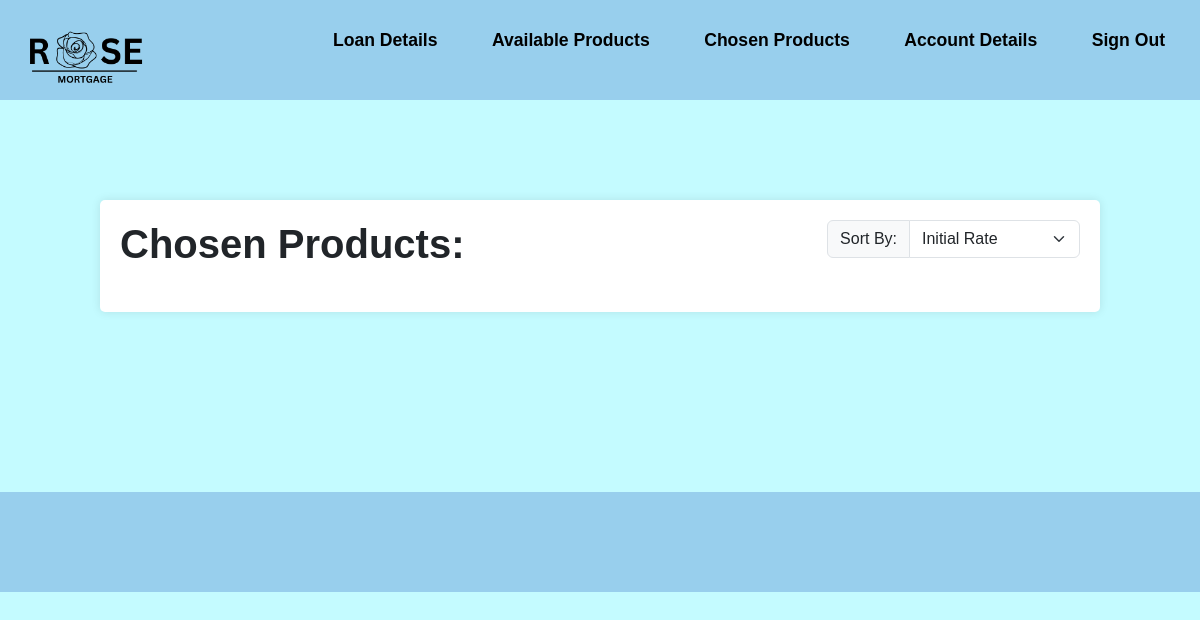
The page /MemberChosenProducts.php (signed in) on the database as committed earlier.
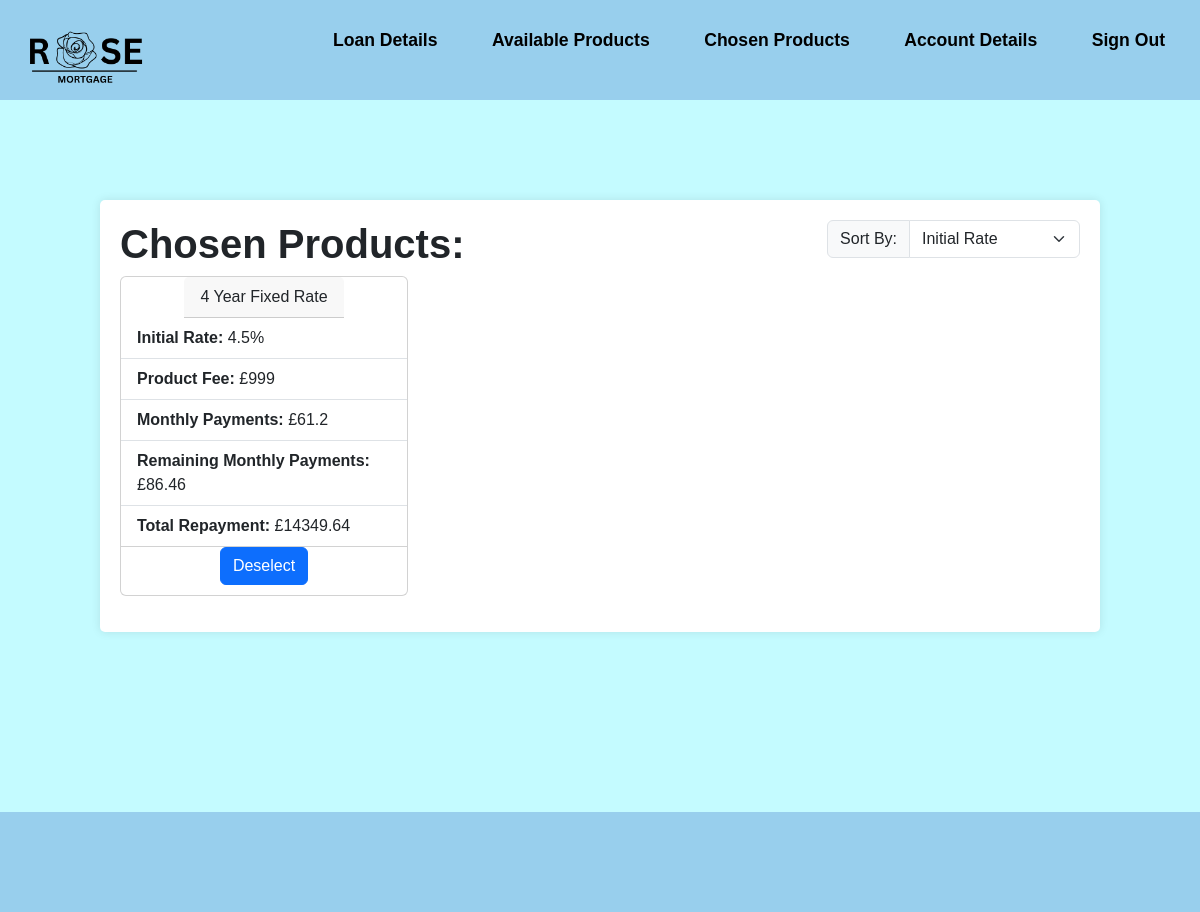
The same page on the database as committed later.
### tables this page shows
CREATE TABLE "Quote" (
	"Quote_ID"	INTEGER NOT NULL,
	"Product_ID"	INTEGER NOT NULL,
	"RegisteredUser_ID"	INTEGER NOT NULL,
	"product_starred"	INTEGER NOT NULL,
	FOREIGN KEY("Quote_ID") REFERENCES "Quote"("Quote_ID"),
	FOREIGN KEY("RegisteredUser_ID") REFERENCES "RegisteredUser"("RegisteredUser_ID"),
	FOREIGN KEY("Product_ID") REFERENCES "Product"("Product_ID"),
	PRIMARY KEY("Quote_ID" AUTOINCREMENT)
);

CREATE TABLE "Product" (
	"Product_ID"	INTEGER NOT NULL,
	"Broker_ID"	INTEGER NOT NULL,
	"YearRate"	INTEGER NOT NULL,
	"ProductType"	TEXT NOT NULL,
	"expected_income"	INTEGER NOT NULL,
	"expected_credit_score"	INTEGER NOT NULL,
	"initial_interest_rate"	REAL NOT NULL,
	"ProductFee"	INTEGER NOT NULL,
	"ltv_ratio"	REAL NOT NULL,
	"aDraft"	INTEGER NOT NULL,
	PRIMARY KEY("Product_ID" AUTOINCREMENT),
	FOREIGN KEY("Broker_ID") REFERENCES "Broker"("Broker_ID")
);

CREATE TABLE "financialdetails" (
	"financial_ID"	INTEGER,
	"RegisteredUser_ID"	INTEGER NOT NULL,
	"annual_income"	INTEGER NOT NULL,
	"additional_income_amount"	INTEGER NOT NULL,
	"total_balance"	INTEGER NOT NULL,
	"other_commitments"	TEXT NOT NULL,
	"monthly_spending_amounts"	INTEGER NOT NULL,
	"credit_score"	TEXT NOT NULL,
	"mortgage_reason"	TEXT NOT NULL,
	"estimated_property_value"	INTEGER NOT NULL,
	"borrow_amount"	INTEGER NOT NULL,
	"mortgage_term"	INTEGER NOT NULL,
	"user_ltv"	INTEGER,
	FOREIGN KEY("RegisteredUser_ID") REFERENCES "RegisteredUser"("RegisteredUser_ID"),
	PRIMARY KEY("financial_ID" AUTOINCREMENT)
);

### MemberChosenProducts.php (the view, shortened to what this page needs)
<?php
require_once 'connection.php';
$RegisteredUser_ID = $_SESSION['RegisteredUser_ID'];
$sql = "SELECT *
        FROM Quote
        LEFT JOIN RegisteredUser ON (Quote.RegisteredUser_ID = RegisteredUser.RegisteredUser_ID)
        LEFT JOIN Product ON (Quote.Product_ID = Product.Product_ID)
        LEFT JOIN financialdetails ON (financialdetails.RegisteredUser_ID = RegisteredUser.RegisteredUser_ID)
        WHERE product_starred = 1
        AND RegisteredUser.RegisteredUser_ID = :registered_user_id
        ";
$sortingOption = isset($_GET['sort']) ? $_GET['sort'] : '1';
if($sortingOption == '1'){
    $sql .= "ORDER BY Product.initial_interest_rate DESC";
   } else if ($sortingOption == '2'){
    $sql .= "ORDER BY Product.YearRate DESC";
    } else if ($sortingOption == '3'){
    $sql .= "ORDER BY Product.YearRate DESC";
    }
$statement = $db->query($sql);
$statement->bindParam(':registered_user_id', $RegisteredUser_ID);
$statement->execute();
?>
<!DOCTYPE html>
<html lang="en">
<head>
    <link rel="stylesheet"
        href="https://cdn.jsdelivr.net/npm/bootstrap@5.3.2/dist/css/bootstrap.min.css"
>
    <link rel="stylesheet" href="css/style.css">
</head>
<body>
    <header class="flex-container">
        <a href="MemberViewProducts.php"> <img src="Assets/logo.png" alt="Rose Mortgage"> </a>
        <div>
            <ul class="nav-links">
                <li><a href="Loan-details.php">Loan Details</a></li>
                <li><a href="MemberViewProducts.php">Available Products</a></li>
                <li><a href="MemberChosenProducts.php">Chosen Products</a></li>
                <li><a href="MemberAccountDetails.php">Account Details</a></li>
                <li><a href="home.php">Sign Out</a></li>
            </ul>
        </div>
    </header>
    <div class="largecontainer">
        <div class="flex-container">
            <div>
                <h1><b>Chosen Products:</b></h1>
            </div>
            <div>
                <div class="input-group mb-3">
                    <label class="input-group-text" for="inputGroupSelect01">Sort By:</label>
                    <select class="form-select" id="inputGroupSelect01" onchange="sortProducts()">
                        <option value="1"<?php echo ($sortingOption == '1')? 'selected' : '';?>>Initial Rate</option>
                    </select>
                </div>
            </div>
        </div>
        <div class="flex-table">
            <?php while ($row = $statement->fetch(PDO::FETCH_ASSOC)) {
                $initialmonthlyInterestRate = $row["initial_interest_rate"] / 100/ 12;
                $initialmonths = $row["mortgage_term"]*12;
                $initialmonthlyPayments = $row["borrow_amount"] * (($initialmonthlyInterestRate * pow((1 + $initialmonthlyInterestRate), $initialmonths)) / (pow((1 + $initialmonthlyInterestRate), $initialmonths) - 1));
                $initialrounded = round($initialmonthlyPayments,2);
                if ($row["ProductType"] = "Fixed Rate") {
                    $remainingmonthlyInterestRate = 7.5/100/12;
                    $remainingmonths = ($row["mortgage_term"] - $row["YearRate"]) * 12;
                    $remainingamount = ($row["borrow_amount"] - ($row["YearRate"] * $initialmonthlyPayments));
                    $remainingmonthlyPayments = $remainingamount * (($remainingmonthlyInterestRate * pow((1 + $remainingmonthlyInterestRate), $remainingmonths)) / (pow((1 + $remainingmonthlyInterestRate), $remainingmonths) - 1));
                    $remainingrounded = round($remainingmonthlyPayments,2);
                }
                $totalpayment = (($row["YearRate"]*12)*$initialmonthlyPayments) + ((($row["mortgage_term"]-$row["YearRate"])*12)*$remainingmonthlyPayments);
                $totalrounded = round($totalpayment,2);
                ?>
                <div class="card" style="width: 18rem;">
                    <div class="card-header">
                        <?php echo $row["YearRate"] . " Year " . $row["ProductType"]; ?>
                    </div>
                    <ul class="list-group list-group-flush">
                        <li class="list-group-item"><b>Initial Rate: </b><?php echo $row["initial_interest_rate"]; ?>%</li>
                        <li class="list-group-item"><b>Product Fee: </b><?php echo $row["ProductFee"]; ?></li>
                        <li class="list-group-item"><b>Monthly Payments: </b>£<?php echo $initialrounded; ?></li>
                        <li class="list-group-item"><b>Remaining Monthly Payments: </b>£<?php echo $remainingrounded; ?></li>
                        <li class="list-group-item"><b>Total Repayment: </b>£<?php echo $totalrounded; ?></li>
                    </ul>
                    <form method="post" action="">
                        <button type="submit" name="deselect" class="btn btn-primary">Deselect</button>
                    </form>
                </div>
            <?php } ?>
        </div>
    </div>
    <footer>
    </footer>
</body>
</html>

### css/style.css (style rules this page uses)
* { margin: 0; padding: 0; text-decoration: none; font-family: Arial, Helvetica, sans-serif; box-sizing: border-box; list-style: none; }
a { color: #000; text-decoration: none; }
header { background-color: #98CFED; padding: 10px; color: black; height: 100px; width: 100%; top: 0; display: flex; justify-content: flex-start; align-items: center; z-index: 1000; }
.nav-links li { display: inline-block; position: relative; margin: 0 25px; }
.nav-links li a { font-weight: bold; font-size: 1.1rem; text-decoration: none; color: black; }
.nav-links li::after { content: ''; width: 0%; height: 2px; background: #000; display: block; margin: auto; position: absolute; top: 100%; left: 50%; transform: translate(-50%); transition: 0.7s; }
header img { width: 150px; height: auto; }
body { background-color: #c4fbff; display: flex; flex-direction: column; min-height: 100vh; }
input[type="number"], button { width: 100%; padding: 10px; margin-bottom: 10px; border-radius: 3px; border: 1px solid #ccc; }
button { background-color: #007BFF; color: #fff; cursor: pointer; }
.card { height: 100%; display: flex; justify-content: center; align-items: center; }
ul { flex: 1; margin-bottom: 20px; }
ul li { list-style-type: disc; }
.largecontainer { width: 1000px; margin: 100px auto 80px; padding: 20px; background-color: #fff; border-radius: 5px; box-shadow: 0 0 10px rgba(0, 0, 0, 0.1); }
.flex-container { display: flex; flex-direction: row; justify-content:space-between; }
.flex-table { display:flex; flex-direction: row; flex-wrap: wrap; align-content: flex-start; justify-content: space-between; margin-right: 20px; margin-bottom: 1em; }
label { display: block; font-weight: bold; }
.input-group { margin-bottom: 20px; }
footer { background-color: #98CFED; padding: 10px; color: black; height: 100px; width: 100%; bottom: 0; z-index: 1000; margin-top: 100px; }

Rows that differ between the two databases and show on the page:
now on this page (row edited): quote: Product_ID.YearRate "4", Product_ID.ProductType "Fixed Rate", Product_ID.initial_interest_rate "4.5", Product_ID.ProductFee "£999", financialdetails.borrow_amount+mortgage_term "61.2", financialdetails.borrow_amount "86.46", Product_ID.mortgage_term "14349.64"
